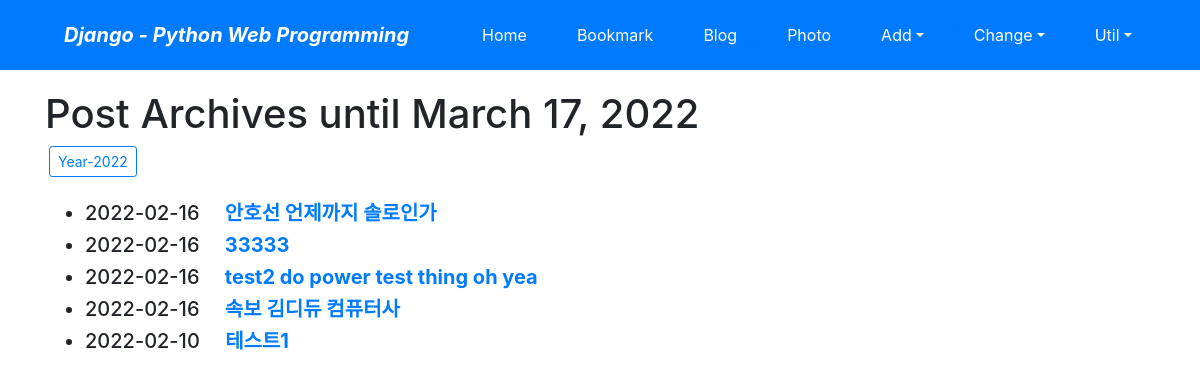
Page /blog/archive/ on the earlier database version.
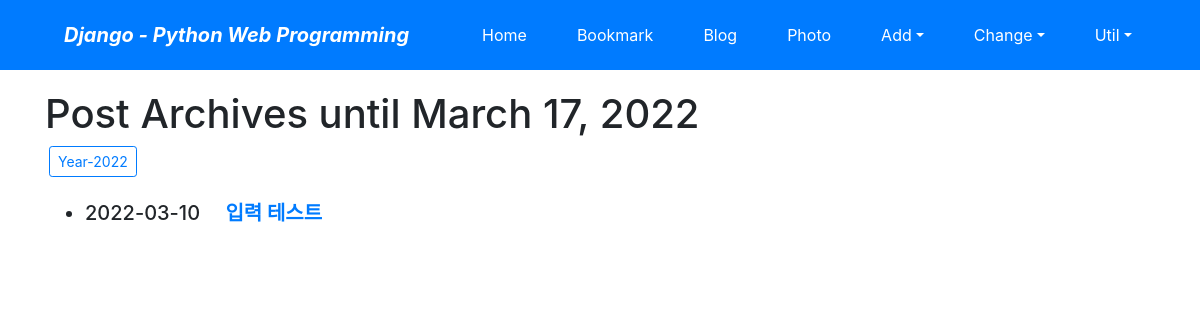
Same page on the later database version.
### blog/models.py (models this page shows, shortened)
class Post(models.Model):
    title = models.CharField(verbose_name = 'TITLE', max_length=50)
    slug = models.SlugField('SLUG', unique=True, allow_unicode=True, help_text='한단어요약')
    description = models.CharField('DESCRIPTION', max_length=100, blank = True, help_text='한줄요약')
    content = models.TextField('CONTENT')
    create_dt = models.DateTimeField('CREATE DATE', auto_now_add = True)
    modify_dt = models.DateTimeField('MODIFY DATE', auto_now = True)
    tags = TaggableManager(blank=True)
    owner = models.ForeignKey(User, on_delete=models.CASCADE, verbose_name='OWNER', blank=True, null=True)
    class Meta:
        verbose_name = 'post'
        verbose_name_plural = 'posts'
        db_table = 'blog_posts'
        ordering = ('-modify_dt', )
    def get_absolute_url(self):
        return reverse('blog:post_detail', args=(self.slug,))

### blog/views.py (the view)
# urls.py: path('archive/', views.PostAV.as_view(), name='post_archive'),
class PostAV(ArchiveIndexView):
    model = Post
    date_field = 'modify_dt'

### blog/templates/blog/post_archive.html (shortened to what this page needs)
{% extends 'base.html' %}
{% block content %}
<h1>Post Archives until {% now "N d, Y" %}</h1>
    {% for date in date_list %}
    <a href="{% url 'blog:post_year_archive' date|date:'Y' %}"
        class="btn btn-outline-primary btn-sm mx-1">
        Year-{{ date|date:"Y" }}</a>
    {% endfor %}
    <br><br>
    <div>
        <ul>
            {% for post in object_list %}
            <li class="h5">
                {{ post.modify_dt|date:"Y-m-d" }}&emsp;
                <a href="{{ post.get_absolute_url }}"><strong>{{ post.title }}</strong></a>
            </li>
            {% endfor %}
    </div>
{% endblock %}

### templates/base.html (shortened to what this page needs)
<!DOCTYPE html>
<html lang="ko">
<head>
    <link rel="stylesheet" href="https://stackpath.bootstrapcdn.com/bootstrap/4.3.1/css/bootstrap.min.css">
</head>
<body style="padding-top:90px;">
<nav class="navbar navbar-expand-lg navbar-dark bg-primary fixed-top">
    <span class="navbar-brand mx-5 mb-0 font-weight-bold font-italic">Django - Python Web Programming</span>
    <div class="collapse navbar-collapse" id="navbarSupportedContent">
        <ul class="navbar-nav mr-auto">
            <li class="nav-item mx-1 btn btn-primary">
                <a class="nav-link text-white" href="{% url 'home' %}">Home</a></li>
            <li class="nav-item mx-1 btn btn-primary">
                <a class="nav-link text-white" href="{% url 'bookmark:index' %}">Bookmark</a></li>
            <li class="nav-item mx-1 btn btn-primary">
                <a class="nav-link text-white" href="{% url 'blog:index' %}">Blog</a></li>
            <li class="nav-item mx-1 btn btn-primary">
                <a class="nav-link text-white" href="{% url 'photo:index' %}">Photo</a></li>
           <li class="nav-item dropdown mx-1 btn btn-primary">
               <a class="nav-link dropdown-toggle text-white" href="#" data-toggle="dropdown">Add</a>
            </li>
            <li class="nav-item dropdown mx-1 btn btn-primary">
                <a class="nav-link dropdown-toggle text-white" href="#" data-toggle="dropdown">Change</a>
             </li>
            <li class="nav-item dropdown mx-1 btn btn-primary">
                <a class="nav-link dropdown-toggle text-white" href="#" data-toggle="dropdown">Util</a>
            </li>
        </ul>
    </div>
</nav>
<div class="container">
    {% block content %}{% endblock %}
</div>
</body>
</html>

Differences in the rows shown:
removed Post: modify_dt "2022-02-16", title "안호선 언제까지 솔로인가"
removed Post: modify_dt "2022-02-16", title "33333"
removed Post: modify_dt "2022-02-16", title "test2 do power test thing oh yea"
removed Post: modify_dt "2022-02-16", title "속보 김디듀 컴퓨터사"
removed Post: modify_dt "2022-02-10", title "테스트1"
added Post: modify_dt "2022-03-10", title "입력 테스트"
